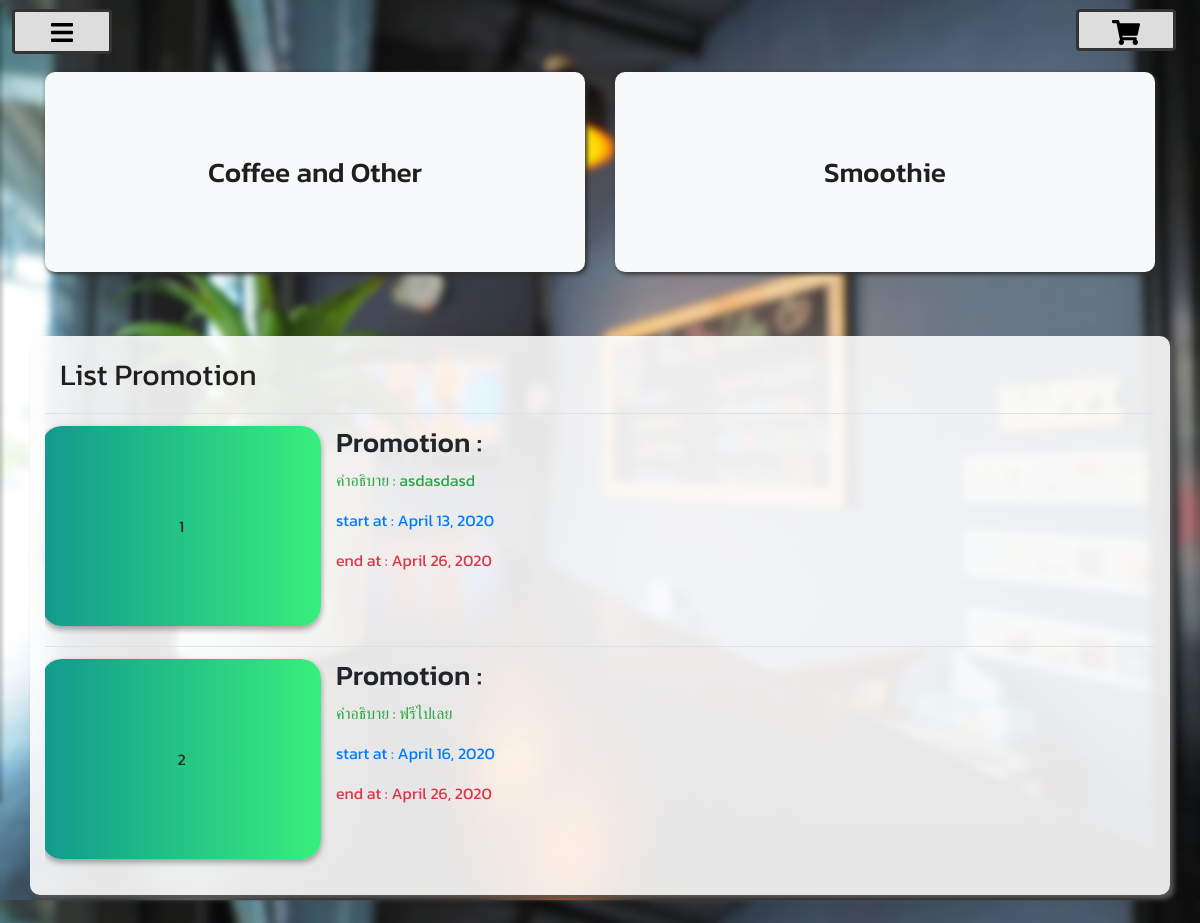
The page / (signed in) on the database as committed earlier.
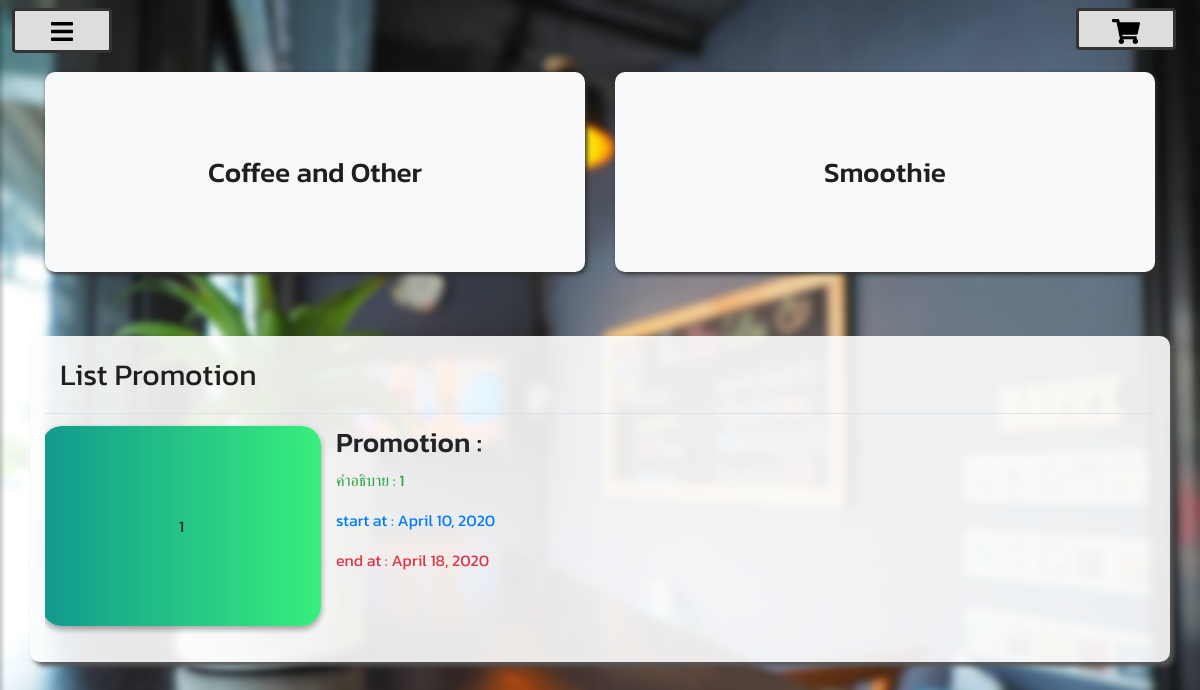
The same page on the database as committed later.
### product/models.py (models this page shows)
class Promotion(models.Model):
    name = models.CharField(max_length=255, default="")
    s_date = models.DateField()
    e_date = models.DateField()
    promo_desc = models.TextField()
    discount = models.IntegerField(default=0)
    promo_status = models.BooleanField(default=True)

### product/views.py (the view)
# urls.py: path('', views.index, name='index'),
@login_required
def index(request):
    promo = Promotion.objects.all()
    drink_infos = Drink_info.objects.exclude(id=1)
    options = Option.objects.all()
    fruits = Fruit.objects.all()
    context = {
        'drink_infos' : drink_infos,
        'options' : options,
        'fruits' : fruits,
        'Promotion' : promo,
    }
    return render(request, 'product/index.html', context=context)

### product/templates/product/index.html (shortened to what this page needs)
{% extends "base.html" %} {% load static %} {% block content %}
<div class="row">
    <div class="col-lg-6 col-12 cad" style="margin-top: 6vh;">
        <a data-toggle="modal" data-target=".bd-example-modal-xl-coffee">
            <div class="bg-light cardselect">
                    <h3 style="margin-top: 3vh; line-height: 200px;">Coffee and Other</h3>
            </div>
        </a>
    </div>
    <div class="col-lg-6 col-12 beuti cad">
        <a data-toggle="modal" data-target=".bd-example-modal-xl-smoothie">
            <div class="bg-light cardselect">
                    <h3 style="margin-top: 3vh; line-height: 200px;">Smoothie</h3>
            </div>
        </a>
    </div>
    <div class="col-12 list_r">
        <label class="titlelist col-lg-8" style="margin-top: 2vh;">List Promotion</label>
        <div class="alltable">
            <div class="listbody">
                <table class="table tablebo tablepro">
                    {% for di in Promotion%}
                    <tr><td><div class="row ">
                        <div class="titlepromo col-3">{{ forloop.counter }}</div>
                                <div class="col-8">
                                    <h3>Promotion : {{di.name}}</h3>
                                    <p class="text-success">คำอธิบาย : {{di.promo_desc}}</p>
                                    <p class="text-primary">start at : {{di.s_date}}</p>
                                    <p class="text-danger">end at : {{di.e_date}}</p>
                                </div>
                        </div>
                        </td>
                    </tr>
                    {% endfor %}
                </table>
            </div>
        </div>
    </div>
</div>
<div class="col-xl-3 col-md-8 col-12 order" id="order">
    <button class="btn btnsideorder" onclick='openorder();'>
        <img style="height: 25px;" src="{% static 'shopping-cart-solid.svg' %}">
    </button>
</div>
</div>
{% endblock content %}

Rows that differ between the two databases and show on the page:
removed Promotion: promo_desc "asdasdasd", s_date "April 13, 2020", e_date "April 26, 2020"
removed Promotion: promo_desc "ฟรีไปเลย", s_date "April 16, 2020", e_date "April 26, 2020"
added Promotion: promo_desc "1", s_date "April 10, 2020", e_date "April 18, 2020"
